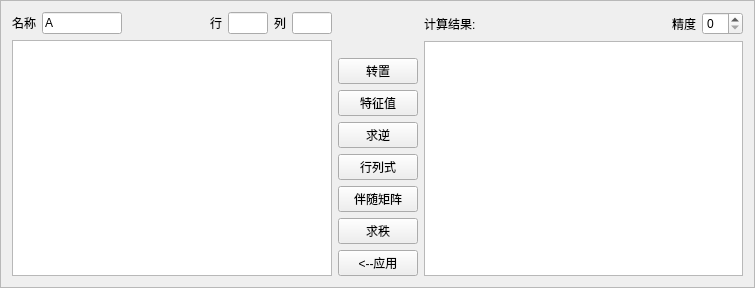
<?xml version="1.0" encoding="UTF-8"?>
<ui version="4.0">
 <class>DisplayWidget</class>
 <widget class="QFrame" name="DisplayWidget">
  <property name="geometry">
   <rect>
    <x>0</x>
    <y>0</y>
    <width>755</width>
    <height>288</height>
   </rect>
  </property>
  <property name="windowTitle">
   <string>Frame</string>
  </property>
  <property name="frameShape">
   <enum>QFrame::StyledPanel</enum>
  </property>
  <property name="frameShadow">
   <enum>QFrame::Raised</enum>
  </property>
  <layout class="QVBoxLayout" name="verticalLayout_4">
   <item>
    <layout class="QHBoxLayout" name="horizontalLayout_3">
     <item>
      <layout class="QVBoxLayout" name="verticalLayout">
       <item>
        <layout class="QHBoxLayout" name="horizontalLayout">
         <item>
          <widget class="QLabel" name="label">
           <property name="text">
            <string>名称</string>
           </property>
          </widget>
         </item>
         <item>
          <widget class="QLineEdit" name="matrixNameLine">
           <property name="sizePolicy">
            <sizepolicy hsizetype="Expanding" vsizetype="Fixed">
             <horstretch>0</horstretch>
             <verstretch>0</verstretch>
            </sizepolicy>
           </property>
           <property name="minimumSize">
            <size>
             <width>50</width>
             <height>0</height>
            </size>
           </property>
           <property name="maximumSize">
            <size>
             <width>80</width>
             <height>16777215</height>
            </size>
           </property>
           <property name="text">
            <string>A</string>
           </property>
          </widget>
         </item>
         <item>
          <spacer name="horizontalSpacer_2">
           <property name="orientation">
            <enum>Qt::Horizontal</enum>
           </property>
           <property name="sizeHint" stdset="0">
            <size>
             <width>40</width>
             <height>20</height>
            </size>
           </property>
          </spacer>
         </item>
         <item>
          <widget class="QLabel" name="label_4">
           <property name="text">
            <string>行</string>
           </property>
          </widget>
         </item>
         <item>
          <widget class="QLineEdit" name="rowLine">
           <property name="sizePolicy">
            <sizepolicy hsizetype="Fixed" vsizetype="Fixed">
             <horstretch>0</horstretch>
             <verstretch>0</verstretch>
            </sizepolicy>
           </property>
           <property name="minimumSize">
            <size>
             <width>40</width>
             <height>0</height>
            </size>
           </property>
           <property name="maximumSize">
            <size>
             <width>40</width>
             <height>16777215</height>
            </size>
           </property>
          </widget>
         </item>
         <item>
          <widget class="QLabel" name="label_5">
           <property name="text">
            <string>列</string>
           </property>
          </widget>
         </item>
         <item>
          <widget class="QLineEdit" name="columnLine">
           <property name="sizePolicy">
            <sizepolicy hsizetype="Fixed" vsizetype="Fixed">
             <horstretch>0</horstretch>
             <verstretch>0</verstretch>
            </sizepolicy>
           </property>
           <property name="minimumSize">
            <size>
             <width>40</width>
             <height>0</height>
            </size>
           </property>
           <property name="maximumSize">
            <size>
             <width>40</width>
             <height>16777215</height>
            </size>
           </property>
          </widget>
         </item>
        </layout>
       </item>
       <item>
        <widget class="QTableWidget" name="displayTable"/>
       </item>
      </layout>
     </item>
     <item>
      <layout class="QVBoxLayout" name="verticalLayout_2">
       <item>
        <spacer name="verticalSpacer">
         <property name="orientation">
          <enum>Qt::Vertical</enum>
         </property>
         <property name="sizeHint" stdset="0">
          <size>
           <width>20</width>
           <height>40</height>
          </size>
         </property>
        </spacer>
       </item>
       <item>
        <widget class="QPushButton" name="transposeButton">
         <property name="text">
          <string>转置</string>
         </property>
        </widget>
       </item>
       <item>
        <widget class="QPushButton" name="pushButton_7">
         <property name="text">
          <string>特征值</string>
         </property>
        </widget>
       </item>
       <item>
        <widget class="QPushButton" name="inverseButton">
         <property name="text">
          <string>求逆</string>
         </property>
        </widget>
       </item>
       <item>
        <widget class="QPushButton" name="detButton">
         <property name="text">
          <string>行列式</string>
         </property>
        </widget>
       </item>
       <item>
        <widget class="QPushButton" name="pushButton_6">
         <property name="text">
          <string>伴随矩阵</string>
         </property>
        </widget>
       </item>
       <item>
        <widget class="QPushButton" name="rankButton">
         <property name="text">
          <string>求秩</string>
         </property>
        </widget>
       </item>
       <item>
        <widget class="QPushButton" name="applyButton">
         <property name="text">
          <string>&lt;--应用</string>
         </property>
        </widget>
       </item>
      </layout>
     </item>
     <item>
      <layout class="QVBoxLayout" name="verticalLayout_3">
       <item>
        <layout class="QHBoxLayout" name="horizontalLayout_2">
         <item>
          <widget class="QLabel" name="label_2">
           <property name="text">
            <string>计算结果:</string>
           </property>
          </widget>
         </item>
         <item>
          <spacer name="horizontalSpacer">
           <property name="orientation">
            <enum>Qt::Horizontal</enum>
           </property>
           <property name="sizeHint" stdset="0">
            <size>
             <width>40</width>
             <height>20</height>
            </size>
           </property>
          </spacer>
         </item>
         <item>
          <widget class="QLabel" name="label_3">
           <property name="text">
            <string>精度</string>
           </property>
          </widget>
         </item>
         <item>
          <widget class="QSpinBox" name="precisionBox"/>
         </item>
        </layout>
       </item>
       <item>
        <widget class="QTableWidget" name="outputTable"/>
       </item>
      </layout>
     </item>
    </layout>
   </item>
  </layout>
 </widget>
 <resources/>
 <connections/>
</ui>
